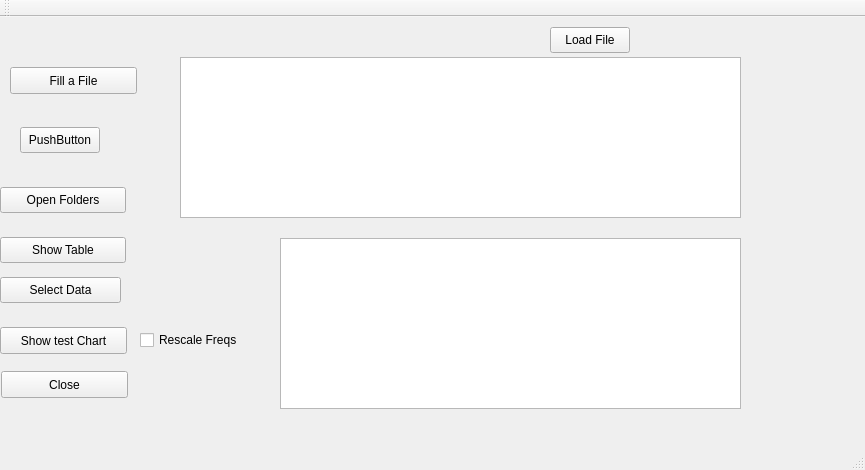
<?xml version="1.0" encoding="UTF-8"?>
<ui version="4.0">
 <class>MainWindow</class>
 <widget class="QMainWindow" name="MainWindow">
  <property name="geometry">
   <rect>
    <x>0</x>
    <y>0</y>
    <width>865</width>
    <height>470</height>
   </rect>
  </property>
  <property name="sizePolicy">
   <sizepolicy hsizetype="Fixed" vsizetype="Fixed">
    <horstretch>0</horstretch>
    <verstretch>0</verstretch>
   </sizepolicy>
  </property>
  <property name="minimumSize">
   <size>
    <width>865</width>
    <height>470</height>
   </size>
  </property>
  <property name="maximumSize">
   <size>
    <width>865</width>
    <height>470</height>
   </size>
  </property>
  <property name="windowTitle">
   <string>MainWindow</string>
  </property>
  <property name="windowIcon">
   <iconset resource="resources.qrc">
    <normaloff>:/images/images/charts2.png</normaloff>:/images/images/charts2.png</iconset>
  </property>
  <widget class="QWidget" name="centralWidget">
   <widget class="QPushButton" name="btnClose">
    <property name="geometry">
     <rect>
      <x>1</x>
      <y>354</y>
      <width>127</width>
      <height>27</height>
     </rect>
    </property>
    <property name="minimumSize">
     <size>
      <width>127</width>
      <height>27</height>
     </size>
    </property>
    <property name="maximumSize">
     <size>
      <width>127</width>
      <height>27</height>
     </size>
    </property>
    <property name="text">
     <string>Close</string>
    </property>
   </widget>
   <widget class="QPushButton" name="btnShowTable">
    <property name="geometry">
     <rect>
      <x>0</x>
      <y>220</y>
      <width>126</width>
      <height>26</height>
     </rect>
    </property>
    <property name="minimumSize">
     <size>
      <width>126</width>
      <height>26</height>
     </size>
    </property>
    <property name="maximumSize">
     <size>
      <width>126</width>
      <height>26</height>
     </size>
    </property>
    <property name="text">
     <string>Show Table</string>
    </property>
   </widget>
   <widget class="QPushButton" name="btnOpenFolders">
    <property name="geometry">
     <rect>
      <x>0</x>
      <y>170</y>
      <width>126</width>
      <height>26</height>
     </rect>
    </property>
    <property name="minimumSize">
     <size>
      <width>126</width>
      <height>26</height>
     </size>
    </property>
    <property name="maximumSize">
     <size>
      <width>126</width>
      <height>26</height>
     </size>
    </property>
    <property name="text">
     <string>Open Folders</string>
    </property>
   </widget>
   <widget class="QPushButton" name="btnShowTestChart">
    <property name="geometry">
     <rect>
      <x>0</x>
      <y>310</y>
      <width>127</width>
      <height>27</height>
     </rect>
    </property>
    <property name="minimumSize">
     <size>
      <width>127</width>
      <height>27</height>
     </size>
    </property>
    <property name="maximumSize">
     <size>
      <width>127</width>
      <height>27</height>
     </size>
    </property>
    <property name="text">
     <string>Show test Chart</string>
    </property>
   </widget>
   <widget class="QPushButton" name="btnTutorial">
    <property name="geometry">
     <rect>
      <x>10</x>
      <y>50</y>
      <width>127</width>
      <height>27</height>
     </rect>
    </property>
    <property name="minimumSize">
     <size>
      <width>127</width>
      <height>27</height>
     </size>
    </property>
    <property name="maximumSize">
     <size>
      <width>127</width>
      <height>27</height>
     </size>
    </property>
    <property name="text">
     <string>Fill a File</string>
    </property>
   </widget>
   <widget class="QCheckBox" name="checkRescaleFreqs">
    <property name="geometry">
     <rect>
      <x>140</x>
      <y>310</y>
      <width>110</width>
      <height>26</height>
     </rect>
    </property>
    <property name="sizePolicy">
     <sizepolicy hsizetype="Fixed" vsizetype="Fixed">
      <horstretch>0</horstretch>
      <verstretch>0</verstretch>
     </sizepolicy>
    </property>
    <property name="minimumSize">
     <size>
      <width>110</width>
      <height>26</height>
     </size>
    </property>
    <property name="maximumSize">
     <size>
      <width>110</width>
      <height>26</height>
     </size>
    </property>
    <property name="text">
     <string>Rescale Freqs</string>
    </property>
   </widget>
   <widget class="QPushButton" name="btnTest">
    <property name="geometry">
     <rect>
      <x>0</x>
      <y>260</y>
      <width>121</width>
      <height>26</height>
     </rect>
    </property>
    <property name="text">
     <string>Select Data</string>
    </property>
   </widget>
   <widget class="QPushButton" name="btnLoadFile">
    <property name="geometry">
     <rect>
      <x>550</x>
      <y>10</y>
      <width>80</width>
      <height>26</height>
     </rect>
    </property>
    <property name="text">
     <string>Load File</string>
    </property>
   </widget>
   <widget class="QListWidget" name="lstFolders">
    <property name="geometry">
     <rect>
      <x>180</x>
      <y>40</y>
      <width>561</width>
      <height>161</height>
     </rect>
    </property>
   </widget>
   <widget class="QListWidget" name="listWidgetResults">
    <property name="geometry">
     <rect>
      <x>280</x>
      <y>221</y>
      <width>461</width>
      <height>171</height>
     </rect>
    </property>
   </widget>
   <widget class="QPushButton" name="pushButton">
    <property name="geometry">
     <rect>
      <x>20</x>
      <y>110</y>
      <width>80</width>
      <height>26</height>
     </rect>
    </property>
    <property name="text">
     <string>PushButton</string>
    </property>
   </widget>
  </widget>
  <widget class="QMenuBar" name="menuBar">
   <property name="geometry">
    <rect>
     <x>0</x>
     <y>0</y>
     <width>865</width>
     <height>23</height>
    </rect>
   </property>
  </widget>
  <widget class="QToolBar" name="mainToolBar">
   <attribute name="toolBarArea">
    <enum>TopToolBarArea</enum>
   </attribute>
   <attribute name="toolBarBreak">
    <bool>false</bool>
   </attribute>
  </widget>
  <widget class="QStatusBar" name="statusBar"/>
 </widget>
 <layoutdefault spacing="6" margin="11"/>
 <resources>
  <include location="resources.qrc"/>
 </resources>
 <connections/>
</ui>
